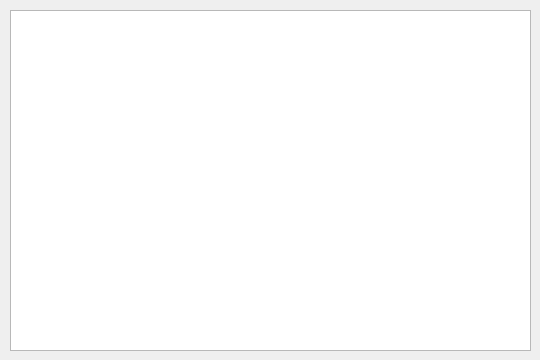
<?xml version="1.0" encoding="UTF-8"?>
<ui version="4.0">
 <class>record</class>
 <widget class="QWidget" name="record">
  <property name="geometry">
   <rect>
    <x>0</x>
    <y>0</y>
    <width>540</width>
    <height>360</height>
   </rect>
  </property>
  <property name="minimumSize">
   <size>
    <width>540</width>
    <height>360</height>
   </size>
  </property>
  <property name="maximumSize">
   <size>
    <width>540</width>
    <height>360</height>
   </size>
  </property>
  <property name="windowTitle">
   <string>Form</string>
  </property>
  <widget class="QListWidget" name="record_list">
   <property name="geometry">
    <rect>
     <x>10</x>
     <y>10</y>
     <width>521</width>
     <height>341</height>
    </rect>
   </property>
  </widget>
 </widget>
 <resources/>
 <connections/>
</ui>
